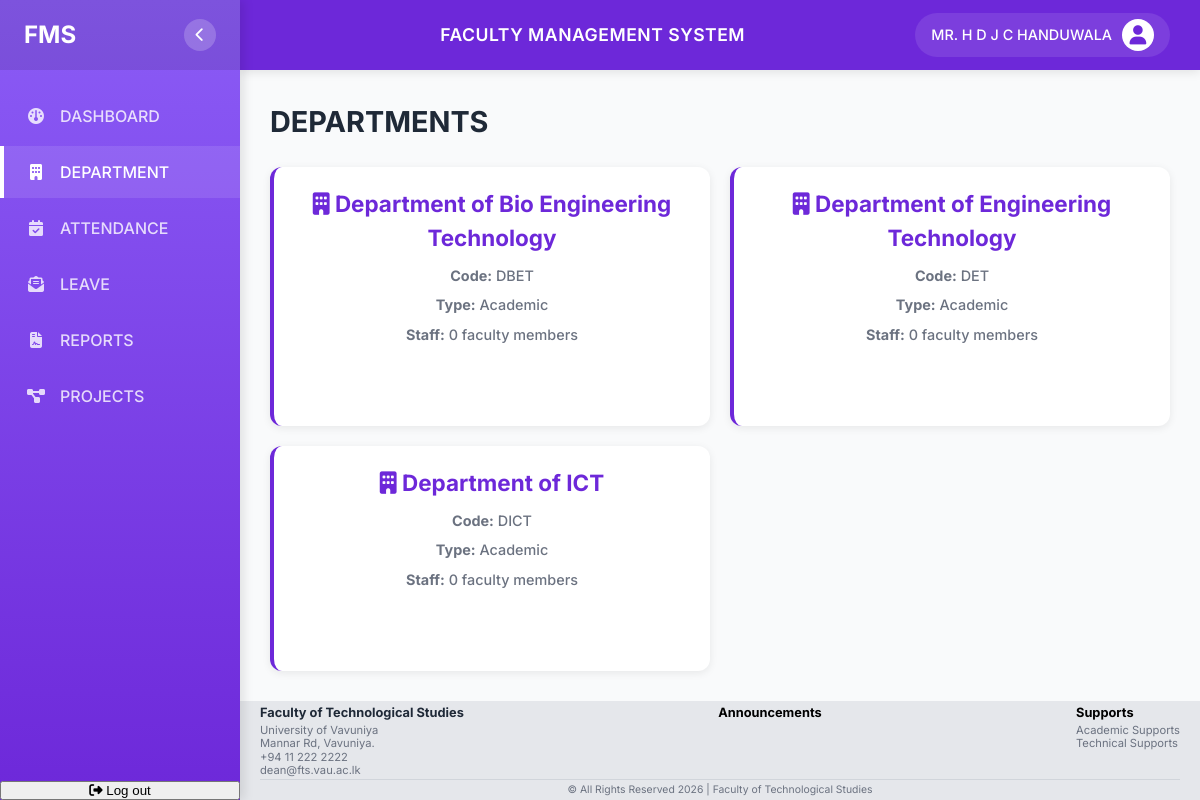
Page /department.php (signed in) on the committed database.
### tables this page shows
CREATE TABLE departments (
    id INT PRIMARY KEY AUTO_INCREMENT,
    name VARCHAR(100) NOT NULL,
    code VARCHAR(20) UNIQUE,
    type ENUM('Academic', 'Non-Academic', 'Student') DEFAULT 'Academic',
    head_id INT,
    description TEXT,
    created_at TIMESTAMP DEFAULT CURRENT_TIMESTAMP,
    FOREIGN KEY (head_id) REFERENCES faculty(id)
);

### department.php (the view, shortened to what this page needs)
<?php
require 'includes/db_config.php';
$query = "SELECT d.*,
          (SELECT COUNT(*) FROM faculty WHERE department = d.name AND status = 'Active') as faculty_count
          FROM departments d
          ORDER BY d.name";
$result = mysqli_query($conn, $query);
$departments = array();
while($row = mysqli_fetch_assoc($result)) {
    $departments[] = $row;
}
?>
<!DOCTYPE html>
<html lang="en">
<head>
    <link rel="stylesheet" href="style.css">
    <link rel="stylesheet" href="https://cdnjs.cloudflare.com/ajax/libs/font-awesome/6.4.0/css/all.min.css">
</head>
<body>
    <?php include 'includes/sidebar.php'; ?>
    <div class="main-content">
        <?php include 'includes/header.php'; ?>
        <div class="dashboard-container">
            <h1 class="page-title">DEPARTMENTS</h1>
            <div class="dept-grid">
                <?php foreach($departments as $dept): ?>
                    <div class="dept-card">
                        <h3><i class="fas fa-building"></i> <?php echo $dept['name']; ?></h3>
                        <p class="dept-info"><strong>Code:</strong> <?php echo $dept['code']; ?></p>
                        <p class="dept-info"><strong>Type:</strong> <?php echo $dept['type']; ?></p>
                        <p class="dept-info"><strong>Staff:</strong> <?php echo $dept['faculty_count']; ?> faculty members</p>
                        <a href="department_details.php?id=<?php echo $dept['id']; ?>" class="btn">
                            <i class="fas fa-arrow-right"></i> View Details
                        </a>
                    </div>
                <?php endforeach; ?>
            </div>
        </div>
        <?php include 'includes/footer.php'; ?>
    </div>
</body>
</html>

### style.css (style rules this page uses)
:root { --primary-color: #6D28D9; --secondary-color: #8B5CF6; --accent-color: #C4B5FD; --bg-color: #F9FAFB; --card-bg-color: #FFFFFF; --text-primary: #1F2937; --text-secondary: #6B7280; --border-color: #E5E7EB; --status-success: #16A34A; --status-warning: #F59E0B; --status-error: #DC2626; --status-info: #8B5CF6; --sidebar-width: 260px; --header-height: 70px; --border-radius: 12px; --transition-speed: 0.3s; }
* { margin: 0; padding: 0; box-sizing: border-box; }
body { font-family: 'Inter', sans-serif; background-color: var(--bg-color); color: var(--text-primary); line-height: 1.5; height: 100vh; display: flex; overflow: hidden; position: relative; }
a { text-decoration: none; color: inherit; }
.main-content { flex: 1; display: flex; flex-direction: column; overflow: hidden; position: relative; }
.dashboard-container { padding: 30px; overflow-y: auto; flex: 1; background-color: var(--bg-color); }
.page-title { font-size: 1.8rem; font-weight: 700; color: var(--text-primary); margin-bottom: 24px; }
.btn { padding: 8px 24px; border-radius: 20px; font-weight: 600; font-size: 0.9rem; cursor: pointer; border: none; transition: 0.2s; }
@media (max-width: 1200px) { :root { --sidebar-width: 240px; } }
.dept-card { background-color: #7C3AED; color: white; padding: 30px; border-radius: 16px; text-align: center; font-size: 1.2rem; font-weight: 500; cursor: pointer; box-shadow: 0 4px 6px rgba(0, 0, 0, 0.1); transition: transform 0.2s, background-color 0.2s; background: linear-gradient(90deg, #6D28D9 0%, #8B5CF6 100%); }

### department.php (style rules this page uses)
.dept-grid { display: grid; grid-template-columns: repeat(auto-fill, minmax(300px, 1fr)); gap: 20px; margin-top: 20px; }
.dept-card { background: white; padding: 20px; border-radius: 12px; box-shadow: 0 2px 8px rgba(0,0,0,0.08); border-left: 4px solid var(--primary-color); }
.dept-card h3 { color: var(--primary-color); margin-bottom: 10px; }
.dept-info { font-size: 0.9rem; color: var(--text-secondary); margin: 8px 0; }
.dept-card a { margin-top: 15px; display: inline-block; }

### rows in the picture
departments: name "Department of Bio Engineering Technology", code "DBET", type "Academic", faculty_count "0"
departments: name "Department of Engineering Technology", code "DET", type "Academic", faculty_count "0"
departments: name "Department of ICT", code "DICT", type "Academic", faculty_count "0"

### other values in the picture
$user_name "MR. H D J C HANDUWALA"
